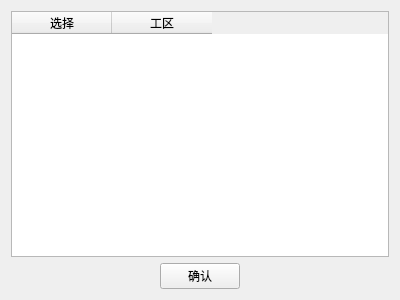
<?xml version="1.0" encoding="UTF-8"?>
<ui version="4.0">
 <class>excelChooseWorkspace</class>
 <widget class="QWidget" name="excelChooseWorkspace">
  <property name="geometry">
   <rect>
    <x>0</x>
    <y>0</y>
    <width>400</width>
    <height>300</height>
   </rect>
  </property>
  <property name="windowTitle">
   <string>Form</string>
  </property>
  <layout class="QVBoxLayout" name="verticalLayout">
   <item>
    <widget class="QTableWidget" name="tableWidget">
     <column>
      <property name="text">
       <string>选择</string>
      </property>
     </column>
     <column>
      <property name="text">
       <string>工区</string>
      </property>
     </column>
    </widget>
   </item>
   <item alignment="Qt::AlignHCenter">
    <widget class="QPushButton" name="pushButton">
     <property name="sizePolicy">
      <sizepolicy hsizetype="Maximum" vsizetype="Fixed">
       <horstretch>0</horstretch>
       <verstretch>0</verstretch>
      </sizepolicy>
     </property>
     <property name="text">
      <string>确认</string>
     </property>
    </widget>
   </item>
  </layout>
 </widget>
 <resources/>
 <connections/>
</ui>
